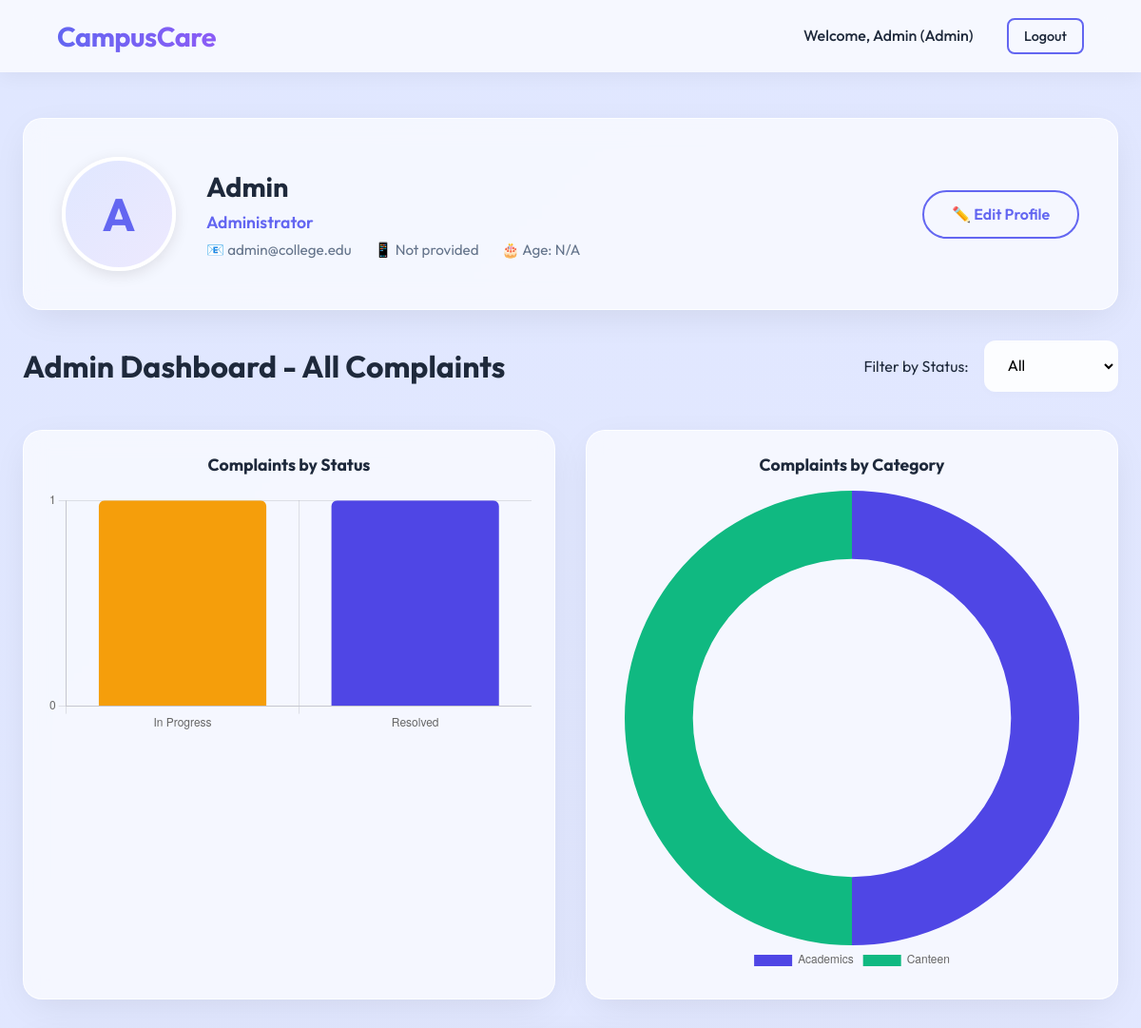
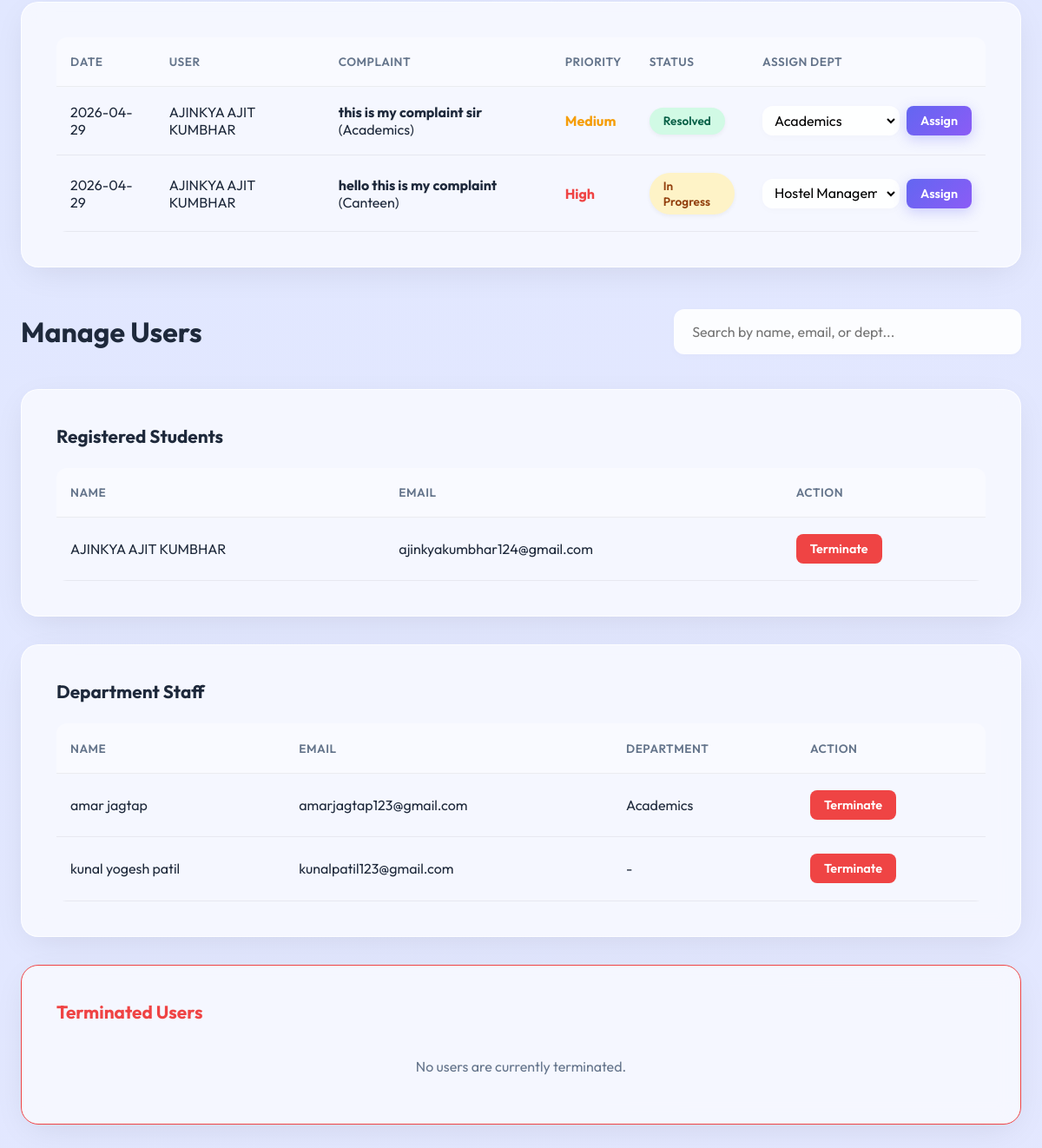
The page /admin (signed in) on the database its author committed (2 pictures, top to bottom).
### tables this page shows
CREATE TABLE users (
            user_id INTEGER PRIMARY KEY AUTOINCREMENT,
            name TEXT NOT NULL,
            email TEXT UNIQUE NOT NULL,
            password TEXT NOT NULL,
            role TEXT NOT NULL CHECK(role IN ('student', 'admin', 'department'))
        , dept_id INTEGER, is_active INTEGER DEFAULT 1, designation TEXT, age INTEGER, phone TEXT, photo TEXT);

CREATE TABLE complaints (
            complaint_id INTEGER PRIMARY KEY AUTOINCREMENT,
            user_id INTEGER,
            title TEXT NOT NULL,
            description TEXT NOT NULL,
            category TEXT NOT NULL,
            status TEXT NOT NULL DEFAULT 'Pending' CHECK(status IN ('Pending', 'In Progress', 'Resolved', 'Rejected')),
            priority TEXT NOT NULL DEFAULT 'Low' CHECK(priority IN ('High', 'Medium', 'Low')),
            file_path TEXT,
            date TIMESTAMP DEFAULT CURRENT_TIMESTAMP,
            FOREIGN KEY (user_id) REFERENCES users (user_id)
        );

CREATE TABLE departments (
            dept_id INTEGER PRIMARY KEY AUTOINCREMENT,
            dept_name TEXT NOT NULL
        );

### app.py (the view)
@app.route('/admin')
def admin_dashboard():
    if not g.user or g.user['role'] != 'admin':
        return redirect(url_for('login'))
    status_filter = request.args.get('status', 'All')
    conn = database.get_db_connection()
    stats_status = conn.execute('SELECT status, COUNT(*) as count FROM complaints GROUP BY status').fetchall()
    stats_category = conn.execute('SELECT category, COUNT(*) as count FROM complaints GROUP BY category').fetchall()
    chart_status = {'labels': [row['status'] for row in stats_status], 'data': [row['count'] for row in stats_status]}
    chart_category = {'labels': [row['category'] for row in stats_category], 'data': [row['count'] for row in stats_category]}
    query = '''
        SELECT c.*, u.name as user_name, d.dept_name, a.remarks
        FROM complaints c
        JOIN users u ON c.user_id = u.user_id
        LEFT JOIN complaint_assignments a ON c.complaint_id = a.complaint_id
        LEFT JOIN departments d ON a.dept_id = d.dept_id
    '''
    params = []
    if status_filter != 'All':
        query += ' WHERE c.status = ?'
        params.append(status_filter)
    query += ' ORDER BY c.date DESC'
    complaints = conn.execute(query, params).fetchall()
    departments = conn.execute('SELECT * FROM departments').fetchall()
    users = conn.execute('SELECT u.*, d.dept_name FROM users u LEFT JOIN departments d ON u.dept_id = d.dept_id WHERE u.role != "admin" ORDER BY u.role, u.name').fetchall()
    conn.close()
    return render_template('admin_dashboard.html', complaints=complaints, departments=departments, status_filter=status_filter, chart_status=chart_status, chart_category=chart_category, users=users)

### templates/admin_dashboard.html (shortened to what this page needs)
{% extends 'base.html' %}
{% block content %}
<div class="glass-panel" style="margin-bottom: 2rem; display: flex; align-items: center; justify-content: space-between; flex-wrap: wrap; gap: 2rem;">
    <div style="display: flex; align-items: center; gap: 2rem; flex-wrap: wrap;">
        <div style="width: 120px; height: 120px; border-radius: 50%; overflow: hidden; border: 4px solid white; box-shadow: 0 4px 15px rgba(0,0,0,0.1);">
            {% if g.user.photo %}
            <img src="{{ url_for('download_file', name=g.user.photo) }}" alt="Profile Photo" style="width: 100%; height: 100%; object-fit: cover;">
            {% else %}
            <div style="width: 100%; height: 100%; background: var(--bg-gradient); display: flex; align-items: center; justify-content: center; font-size: 3rem; color: var(--primary); font-weight: bold;">
                {{ g.user.name[0] | upper }}
            </div>
            {% endif %}
        </div>
        <div>
            <h2 style="font-size: 1.8rem; font-weight: 700; color: var(--text-main); margin-bottom: 0.5rem; text-transform: capitalize;">{{ g.user.name }}</h2>
            <p style="color: var(--primary); font-weight: 600; font-size: 1.1rem; margin-bottom: 0.5rem;">{{ g.user.designation if g.user.designation else 'Administrator' }}</p>
            <div style="display: flex; gap: 1.5rem; color: var(--text-muted); font-size: 0.95rem; flex-wrap: wrap;">
                <span>📧 {{ g.user.email }}</span>
                <span>📱 {{ g.user.phone if g.user.phone else 'Not provided' }}</span>
                <span>🎂 Age: {{ g.user.age if g.user.age else 'N/A' }}</span>
            </div>
        </div>
    </div>
    <button onclick="document.getElementById('editProfileForm').style.display = 'block'" class="btn btn-outline" style="border-radius: 9999px;">✏️ Edit Profile</button>
</div>
<div class="dashboard-header">
    <h2>Admin Dashboard - All Complaints</h2>
    <form method="GET" style="display: flex; gap: 1rem; align-items: center;">
        <label>Filter by Status:</label>
        <select name="status" class="form-control" style="width: auto;" onchange="this.form.submit()">
            <option value="All" {% if status_filter == 'All' %}selected{% endif %}>All</option>
        </select>
    </form>
</div>
<div class="charts-container" style="display: grid; grid-template-columns: 1fr 1fr; gap: 2rem; margin-bottom: 2rem;">
    <div class="glass-panel" style="padding: 1.5rem;">
        <h3 style="text-align: center; margin-bottom: 1rem; font-size: 1.1rem; color: var(--text-main);">Complaints by Status</h3>
        <canvas id="statusChart"></canvas>
    </div>
    <div class="glass-panel" style="padding: 1.5rem;">
        <h3 style="text-align: center; margin-bottom: 1rem; font-size: 1.1rem; color: var(--text-main);">Complaints by Category</h3>
        <canvas id="categoryChart"></canvas>
    </div>
</div>
<div class="glass-panel">
    {% if complaints %}
    <div class="table-responsive">
        <table>
            <thead>
                <tr>
                    <th>Date</th>
                    <th>User</th>
                    <th>Complaint</th>
                    <th>Priority</th>
                    <th>Status</th>
                    <th>Assign Dept</th>
                </tr>
            </thead>
            <tbody>
                {% for c in complaints %}
                <tr>
                    <td>{{ c.date[:10] }}</td>
                    <td>{{ c.user_name }}</td>
                    <td>
                        <strong>{{ c.title }}</strong> ({{ c.category }})
                    </td>
                    <td><span class="priority-{{ c.priority }}">{{ c.priority }}</span></td>
                    <td>
                        <span class="badge
                            {% if c.status == 'Pending' %}badge-pending
                            {% elif c.status == 'In Progress' %}badge-progress
                            {% else %}badge-resolved{% endif %}">
                            {{ c.status }}
                        </span>
                    </td>
                    <td>
                        <form action="{{ url_for('assign_complaint') }}" method="POST" style="display: flex; gap: 0.5rem;">
                            <select name="dept_id" class="form-control" style="padding: 0.25rem 0.5rem;" required>
                                {% for d in departments %}
                                    <option value="{{ d.dept_id }}" {% if d.dept_name == c.dept_name %}selected{% endif %}>{{ d.dept_name }}</option>
                                {% endfor %}
                            </select>
                            <button type="submit" class="btn btn-primary btn-sm">Assign</button>
                        </form>
                    </td>
                </tr>
                {% endfor %}
            </tbody>
        </table>
    </div>
    {% else %}
    <p style="text-align: center; color: var(--text-muted); padding: 2rem;">No complaints found.</p>
    {% endif %}
</div>
<div class="dashboard-header" style="margin-top: 3rem; display: flex; justify-content: space-between; align-items: center; flex-wrap: wrap; gap: 1rem;">
    <h2>Manage Users</h2>
    <input type="text" id="userSearch" class="form-control" placeholder="Search by name, email, or dept..." style="width: 100%; max-width: 400px;" onkeyup="filterUsers()">
</div>
{% set active_students = users | selectattr('role', 'equalto', 'student') | selectattr('is_active', 'equalto', 1) | list %}
{% set active_staff = users | selectattr('role', 'equalto', 'department') | selectattr('is_active', 'equalto', 1) | list %}
{% set terminated_users = users | selectattr('is_active', 'equalto', 0) | list %}
<div style="display: grid; grid-template-columns: 1fr; gap: 2rem;">
    <div class="glass-panel">
        <h3 style="margin-bottom: 1.5rem; color: var(--text-main); font-size: 1.3rem;">Registered Students</h3>
        {% if active_students %}
        <div class="table-responsive">
            <table class="user-table">
                <thead>
                    <tr>
                        <th>Name</th>
                        <th>Email</th>
                        <th>Action</th>
                    </tr>
                </thead>
                <tbody>
                    {% for u in active_students %}
                    <tr class="user-row">
                        <td>{{ u.name }}</td>
                        <td>{{ u.email }}</td>
                        <td>
                            <form action="{{ url_for('toggle_user_status', user_id=u.user_id) }}" method="POST" onsubmit="return confirm('Are you sure you want to terminate this student?');">
                                <button type="submit" class="btn btn-sm" style="background: var(--danger); color: white;">Terminate</button>
                            </form>
                        </td>
                    </tr>
                    {% endfor %}
                </tbody>
            </table>
        </div>
        {% else %}
        <p style="text-align: center; color: var(--text-muted); padding: 1rem;">No active students registered.</p>
        {% endif %}
    </div>
    <div class="glass-panel">
        <h3 style="margin-bottom: 1.5rem; color: var(--text-main); font-size: 1.3rem;">Department Staff</h3>
        {% if active_staff %}
        <div class="table-responsive">
            <table class="user-table">
                <thead>
                    <tr>
                        <th>Name</th>
                        <th>Email</th>
                        <th>Department</th>
                        <th>Action</th>
                    </tr>
                </thead>
                <tbody>
                    {% for u in active_staff %}
                    <tr class="user-row">
                        <td>{{ u.name }}</td>
                        <td>{{ u.email }}</td>
                        <td>{{ u.dept_name if u.dept_name else '-' }}</td>
                        <td>
                            <form action="{{ url_for('toggle_user_status', user_id=u.user_id) }}" method="POST" onsubmit="return confirm('Are you sure you want to terminate this staff member?');">
                                <button type="submit" class="btn btn-sm" style="background: var(--danger); color: white;">Terminate</button>
                            </form>
                        </td>
                    </tr>
                    {% endfor %}
                </tbody>
            </table>
        </div>
        {% else %}
        <p style="text-align: center; color: var(--text-muted); padding: 1rem;">No active staff registered.</p>
        {% endif %}
    </div>
    <div class="glass-panel" style="border: 1px solid var(--danger);">
        <h3 style="margin-bottom: 1.5rem; color: var(--danger); font-size: 1.3rem;">Terminated Users</h3>
        {% if terminated_users %}
        <div class="table-responsive">
            <table class="user-table">
                <thead>
                    <tr>
                        <th>Name</th>
                        <th>Email</th>
                        <th>Role</th>
                        <th>Action</th>
                    </tr>
                </thead>
                <tbody>
                    {% for u in terminated_users %}
                    <tr class="user-row">
                        <td style="text-decoration: line-through; color: var(--text-muted);">{{ u.name }}</td>
                        <td style="text-decoration: line-through; color: var(--text-muted);">{{ u.email }}</td>
                        <td><span style="text-transform: capitalize;">{{ u.role }}</span></td>
                        <td>
                            <form action="{{ url_for('toggle_user_status', user_id=u.user_id) }}" method="POST" onsubmit="return confirm('Are you sure you want to restore this user\'s access?');">
                                <button type="submit" class="btn btn-sm" style="background: var(--success); color: white;">Restore</button>
                            </form>
                        </td>
                    </tr>
                    {% endfor %}
                </tbody>
            </table>
        </div>
        {% else %}
        <p style="text-align: center; color: var(--text-muted); padding: 1rem;">No users are currently terminated.</p>
        {% endif %}
    </div>
</div>
<script>
    const statusCtx = document.getElementById('statusChart').getContext('2d');
    const categoryCtx = document.getElementById('categoryChart').getContext('2d');
    const statusData = {{ chart_status|tojson|safe }};
    const categoryData = {{ chart_category|tojson|safe }};
    new Chart(statusCtx, {
        type: 'bar',
        data: {
            labels: statusData.labels,
            datasets: [{
                label: 'Complaints',
                data: statusData.data,
                backgroundColor: ['#f59e0b', '#4f46e5', '#10b981', '#ef4444'],
                borderRadius: 6
            }]
        },
        options: {
            responsive: true,
            plugins: { legend: { display: false } },
            scales: { y: { beginAtZero: true, ticks: { stepSize: 1 } } }
        }
    });
    new Chart(categoryCtx, {
        type: 'doughnut',
        data: {
            labels: categoryData.labels,
            datasets: [{
                data: categoryData.data,
                backgroundColor: ['#4f46e5', '#10b981', '#f59e0b', '#ef4444', '#8b5cf6', '#ec4899', '#6b7280'],
                borderWidth: 0
            }]
        },
        options: {
            responsive: true,
            cutout: '70%',
            plugins: { legend: { position: 'bottom' } }
        }
    });
</script>
{% endblock %}

### templates/base.html (shortened to what this page needs)
<!DOCTYPE html>
<html lang="en">
<head>
    <link rel="stylesheet" href="{{ url_for('static', filename='css/style.css') }}">
</head>
<body>
    <nav>
        <a href="{{ url_for('index') }}" class="brand">CampusCare</a>
        <div class="nav-links">
            {% if g.user %}
                <span>Welcome, {{ g.user.name }} ({{ g.user.role|capitalize }})</span>
                <a href="{{ url_for('logout') }}" class="btn btn-outline btn-sm">Logout</a>
            {% else %}
                <a href="{{ url_for('login') }}">Login</a>
                <a href="{{ url_for('register') }}" class="btn btn-primary btn-sm">Register</a>
            {% endif %}
        </div>
    </nav>
    <div class="container">
        {% block content %}{% endblock %}
    </div>
</body>
</html>

### rows shown on the page
users: user.name "Admin", user.role "Admin", user "A", user.email "admin@college.edu"
complaints: date "2026-04-29", user_name "AJINKYA AJIT KUMBHAR", title "this is my complaint sir", category "Academics", priority "Medium", status "Resolved"
complaints: date "2026-04-29", user_name "AJINKYA AJIT KUMBHAR", title "hello this is my complaint", category "Canteen", priority "High", status "In Progress"
users: name "AJINKYA AJIT KUMBHAR", email "ajinkyakumbhar124@gmail.com"
users: name "amar jagtap", email "amarjagtap123@gmail.com", dept_name "Academics"
users: name "kunal yogesh patil", email "kunalpatil123@gmail.com", dept_name "-"

### other values the page prints
{{ g.user.designation if g.user.designation else 'Administrator' }} "Administrator"
{{ g.user.phone if g.user.phone else 'Not provided' }} "Not provided"
{{ g.user.age if g.user.age else 'N/A' }} "N/A"
form field dept_id "Academics"
form field dept_id "Hostel Management"
chart data {{ chart_status|tojson|safe }} {"data": [1, 1], "labels": ["In Progress", "Resolved"]}
chart data {{ chart_category|tojson|safe }} {"data": [1, 1], "labels": ["Academics", "Canteen"]}
